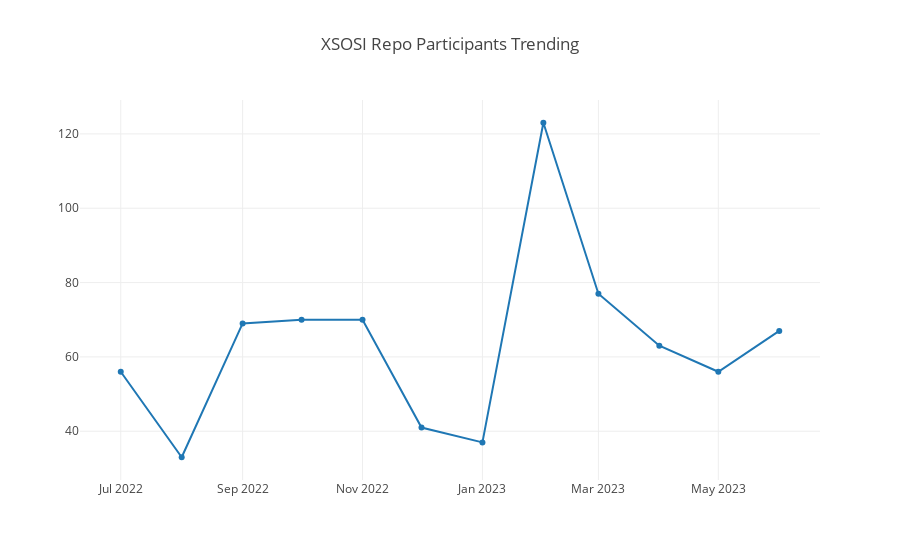

Notebook code cell kept with this figure:
### Code cell
openDigger.render.plotly([{ x: monthes, y: participantsTrend, type: 'scatter' }], { title: 'XSOSI Repo Participants Trending' });

### Figure 1 — Plotly figure (JSON) as saved in the notebook; plotly's stock layout.template omitted (floating-point values rounded to 4 significant figures)
{"data": [{"type": "scatter", "x": ["2022-7", "2022-8", "2022-9", "2022-10", "2022-11", "2022-12", "2023-1", "2023-2", "2023-3", "2023-4", "2023-5", "2023-6"], "y": [56, 33, 69, 70, 70, 41, 37, 123, 77, 63, 56, 67]}], "layout": {"autosize": true, "title": {"text": "XSOSI Repo Participants Trending"}, "xaxis": {"autorange": true, "range": ["2022-06-10 22:55:17.1032", "2023-06-21 01:04:42.8968"], "type": "date"}, "yaxis": {"autorange": true, "range": [25.57, 130.4], "type": "linear"}}}
